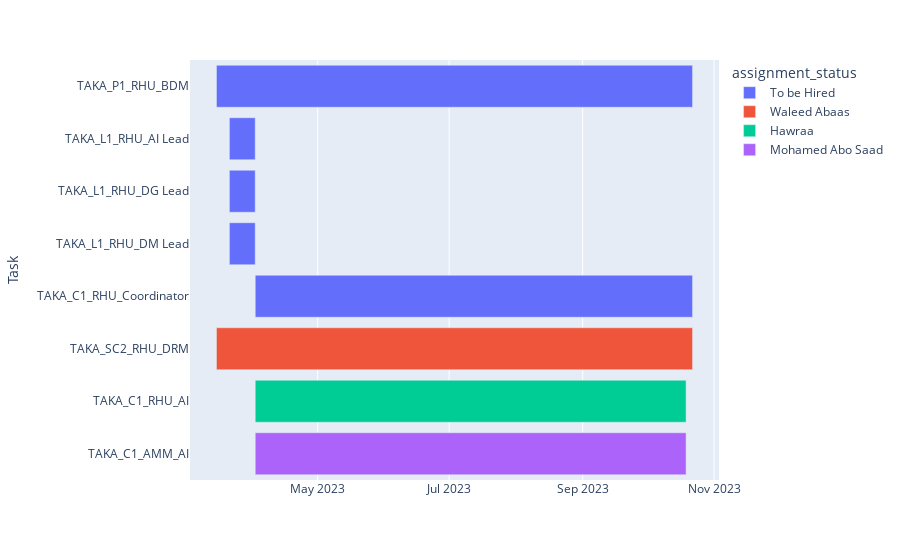

Notebook cell for this chart:
### Code cell
def assignment_fullfilment(project,task):
    dict_1=ra_dict[project]
    try :
        assignment=dict_1[task][0]
    except: 
        assignment="To be Hired"
    return assignment

pd_2=utils.convert_to_pd(pipeline_tasks)
pd_2['assignment_status']=pd_2[["Project","Task"]].apply(lambda x:assignment_fullfilment(*x),axis=1)

utils.plot_assignment_gantt_chart(pd_2)

### Figure 1 — Plotly figure (JSON) as saved in the notebook; plotly's stock layout.template omitted (floating-point values rounded to 4 significant figures)
{"data": [{"alignmentgroup": "True", "base": ["2023-03-15T00:00:00", "2023-03-21T00:00:00", "2023-03-21T00:00:00", "2023-03-21T00:00:00", "2023-04-02T00:00:00"], "hovertemplate": "assignment_status=To be Hired<br>Start=%{base}<br>End=%{x}<br>Task=%{y}<extra></extra>", "legendgroup": "To be Hired", "marker": {"color": "#636efa", "pattern": {"shape": ""}}, "name": "To be Hired", "offsetgroup": "To be Hired", "orientation": "h", "showlegend": true, "textposition": "auto", "type": "bar", "x": [19094400000, 1036800000, 1036800000, 1036800000, 17539200000], "xaxis": "x", "y": ["TAKA_P1_RHU_BDM", "TAKA_L1_RHU_AI Lead", "TAKA_L1_RHU_DG Lead", "TAKA_L1_RHU_DM Lead", "TAKA_C1_RHU_Coordinator"], "yaxis": "y"}, {"alignmentgroup": "True", "base": ["2023-03-15T00:00:00"], "hovertemplate": "assignment_status=Waleed Abaas<br>Start=%{base}<br>End=%{x}<br>Task=%{y}<extra></extra>", "legendgroup": "Waleed Abaas", "marker": {"color": "#EF553B", "pattern": {"shape": ""}}, "name": "Waleed Abaas", "offsetgroup": "Waleed Abaas", "orientation": "h", "showlegend": true, "textposition": "auto", "type": "bar", "x": [19094400000], "xaxis": "x", "y": ["TAKA_SC2_RHU_DRM"], "yaxis": "y"}, {"alignmentgroup": "True", "base": ["2023-04-02T00:00:00"], "hovertemplate": "assignment_status=Hawraa<br>Start=%{base}<br>End=%{x}<br>Task=%{y}<extra></extra>", "legendgroup": "Hawraa", "marker": {"color": "#00cc96", "pattern": {"shape": ""}}, "name": "Hawraa", "offsetgroup": "Hawraa", "orientation": "h", "showlegend": true, "textposition": "auto", "type": "bar", "x": [17280000000], "xaxis": "x", "y": ["TAKA_C1_RHU_AI"], "yaxis": "y"}, {"alignmentgroup": "True", "base": ["2023-04-02T00:00:00"], "hovertemplate": "assignment_status=Mohamed Abo Saad<br>Start=%{base}<br>End=%{x}<br>Task=%{y}<extra></extra>", "legendgroup": "Mohamed Abo Saad", "marker": {"color": "#ab63fa", "pattern": {"shape": ""}}, "name": "Mohamed Abo Saad", "offsetgroup": "Mohamed Abo Saad", "orientation": "h", "showlegend": true, "textposition": "auto", "type": "bar", "x": [17280000000], "xaxis": "x", "y": ["TAKA_C1_AMM_AI"], "yaxis": "y"}], "layout": {"barmode": "overlay", "legend": {"title": {"text": "assignment_status"}, "tracegroupgap": 0}, "margin": {"t": 60}, "xaxis": {"anchor": "y", "domain": [0, 1], "type": "date"}, "yaxis": {"anchor": "x", "autorange": "reversed", "domain": [0, 1], "title": {"text": "Task"}}}}
